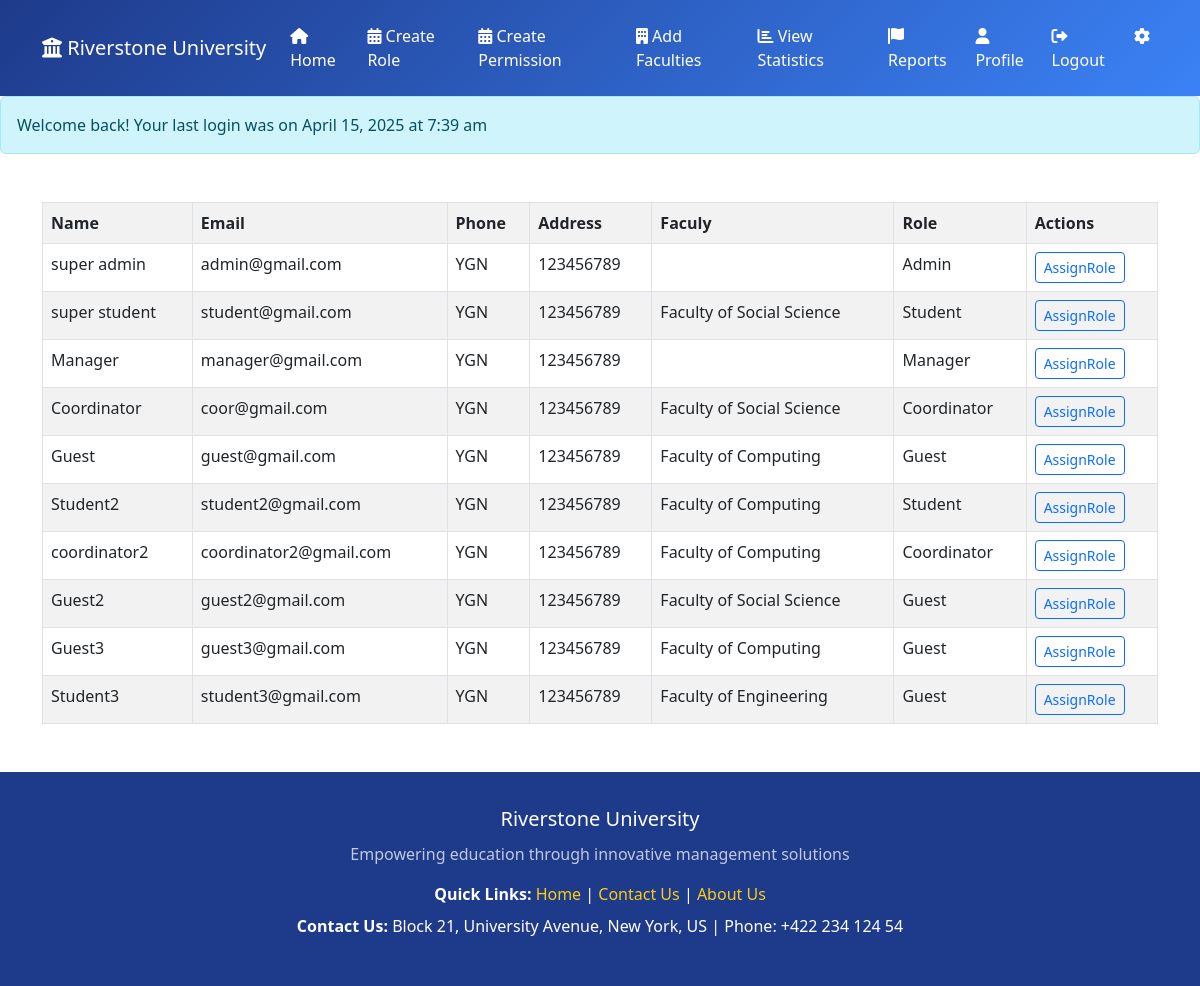
Page /src/Admin/design/userlist.php (signed in) on the committed database.
### tables this page shows
CREATE TABLE `users` (
  `id` int(11) NOT NULL,
  `name` varchar(50) NOT NULL,
  `email` varchar(50) NOT NULL,
  `address` varchar(50) DEFAULT NULL,
  `phone` varchar(50) DEFAULT NULL,
  `password` varchar(255) NOT NULL,
  `faculty_id` int(11) DEFAULT NULL,
  `created_at` timestamp NOT NULL DEFAULT current_timestamp(),
  `updated_at` timestamp NULL DEFAULT NULL,
  `last_login` timestamp NULL DEFAULT NULL
);

CREATE TABLE `roles` (
  `id` int(11) NOT NULL,
  `role_name` varchar(50) NOT NULL,
  `created_at` timestamp NOT NULL DEFAULT current_timestamp()
);

CREATE TABLE `faculties` (
  `id` int(11) NOT NULL,
  `faculty_name` varchar(50) NOT NULL,
  `created_at` timestamp NOT NULL DEFAULT current_timestamp()
);

### _classes/Libs/Database/MySQL.php (called while the page is built, shortened)
<?php
class MySQL{
    private $dbhost;
    private $dbuser;
    private $dbpass;
    private $dbname;
    public function __construct(
        $dbhost="localhost",
        $dbuser="root",
        $dbpass="",
        $dbname="ewsd")
    {
        $this->dbhost=$dbhost;
        $this->dbuser=$dbuser;
        $this->dbpass=$dbpass;
        $this->dbname=$dbname;
    }
    public function connect(){
        try{
            $this->db=new PDO("mysql:dbhost=$this->dbhost;
            dbname=$this->dbname",
            $this->dbuser,
            $this->dbpass,
            [
                PDO::ATTR_ERRMODE => PDO::ERRMODE_EXCEPTION,
                PDO::ATTR_DEFAULT_FETCH_MODE => PDO::FETCH_OBJ,
            ]
            );
            return $this->db;
        }catch(PDOException $e){
            echo $e->getMessage();
            exit();
        }
    }
}

### _classes/Libs/Database/UsersTable.php (called while the page is built, shortened)
<?php
class UsersTable
{
    private $db;
    public function __construct(MySQL $mysql)
    {
        $this->db = $mysql->connect();
    }
    public function allusers()
    {
        $statement = $this->db->query(
            "SELECT users.*, roles.role_name, faculties.faculty_name from users
            LEFT JOIN role_user on users.id = role_user.user_id
            LEFT JOIN roles on role_user.role_id = roles.id
            LEFT JOIN faculties on faculties.id = users.faculty_id"
        );
        return $statement->fetchAll();
    }
}

### src/Admin/design/userlist.php (the view, shortened to what this page needs)
<?php
$table = new UsersTable(new MySQL);
$users=$table->allusers();
?>
<!DOCTYPE html>
<html lang="en">
<head>
    <link rel="stylesheet" href="../../../css/bootstrap.min.css">
</head>
<body>
    <?php include "header.php"; ?>
    <div class="container mt-5" >
        <table class="table table-striped table-bordered">
            <tr>
                <th>Name</th>
                <th>Email</th>
                <th>Phone</th>
                <th>Address</th>
                <th>Faculy</th>
                <th>Role</th>
                <th>Actions</th>
            </tr>
            <?php foreach($users as $user) : ?>
            <tr>
                <td><?= $user->name ?></td>
                <td><?= $user->email ?></td>
                <td><?= $user->address ?></td>
                <td><?= $user->phone ?></td>
                <td><?= $user->faculty_name ?></td>
                <td><?= $user->role_name ?? 'No Role' ?></td>
                <td>
                <a href="./assignrole.php?id=<?= $user->id ?>" class="btn btn-sm btn-outline-primary">AssignRole</a>
                </td>
            </tr>
            <?php endforeach ?>
        </table>
    </div>
    <?php include "footer.php"; ?>
</body>
</html>

### src/Admin/design/header.php (style rules this page uses)
:root { --primary-dark: #1e3a8a; --primary-light: #3b82f6; --accent: #facc15; --light-bg: #f8fafc; }

### src/Admin/design/footer.php (style rules this page uses)
:root { --primary-dark: #1e3a8a; --primary-light: #3b82f6; --secondary: #64748b; --accent: #facc15; --light-bg: #f8fafc; --card-bg: #ffffff; }

### rows in the picture
users: name "super admin", email "admin@gmail.com", address "YGN", phone "123456789", roles.role_name "Admin"
users: name "super student", email "student@gmail.com", address "YGN", phone "123456789", faculty.faculty_name "Faculty of Social Science", roles.role_name "Student"
users: name "Manager", email "manager@gmail.com", address "YGN", phone "123456789", roles.role_name "Manager"
users: name "Coordinator", email "coor@gmail.com", address "YGN", phone "123456789", faculty.faculty_name "Faculty of Social Science", roles.role_name "Coordinator"
users: name "Guest", email "guest@gmail.com", address "YGN", phone "123456789", faculty.faculty_name "Faculty of Computing", roles.role_name "Guest"
users: name "Student2", email "student2@gmail.com", address "YGN", phone "123456789", faculty.faculty_name "Faculty of Computing", roles.role_name "Student"
users: name "coordinator2", email "coordinator2@gmail.com", address "YGN", phone "123456789", faculty.faculty_name "Faculty of Computing", roles.role_name "Coordinator"
users: name "Guest2", email "guest2@gmail.com", address "YGN", phone "123456789", faculty.faculty_name "Faculty of Social Science", roles.role_name "Guest"
users: name "Guest3", email "guest3@gmail.com", address "YGN", phone "123456789", faculty.faculty_name "Faculty of Computing", roles.role_name "Guest"
users: name "Student3", email "student3@gmail.com", address "YGN", phone "123456789", faculty.faculty_name "Faculty of Engineering", roles.role_name "Guest"

### other values in the picture
$_SESSION['login_message'] "Welcome back! Your last login was on April 15, 2025 at 7:39 am"
